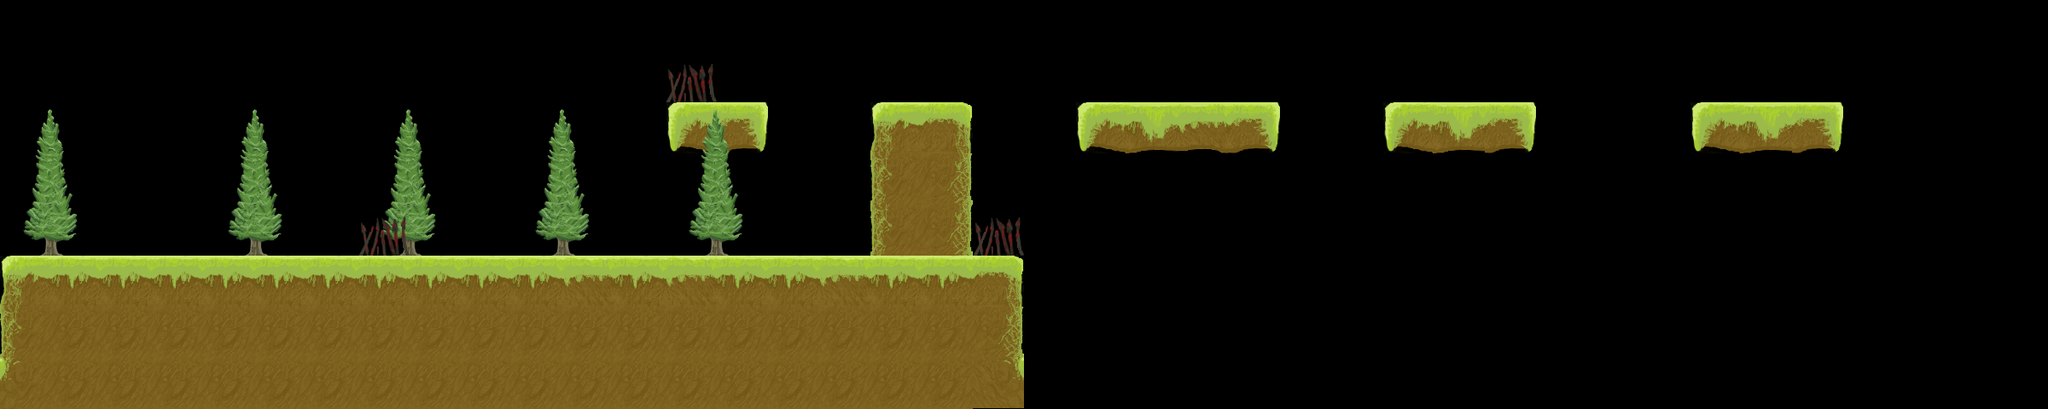

The image is a tile-based game level rendered from a .tmx file. Its description and source (layers, tilesets, objects; grid data summarised) follow:
An orthogonal 40x8 tile map with 60x60 px tiles, 2 tile layers (Block, Tree) and 5 objects.

<map version="1.0" orientation="orthogonal" renderorder="right-down" width="40" height="8" tilewidth="60" tileheight="60" nextobjectid="177">
 <tileset firstgid="1" name="TileSer" tilewidth="60" tileheight="60" tilecount="49" columns="7">
  <image source="Tiles.png" width="420" height="420" />
  <tile id="2">
   <properties>
    <property name="blocked" value="" />
   </properties>
  </tile>
  <tile id="3">
   <properties>
    <property name="blocked" value="" />
   </properties>
  </tile>
  <tile id="4">
   <properties>
    <property name="blocked" value="" />
   </properties>
  </tile>
  <tile id="5">
   <properties>
    <property name="blocked" value="" />
   </properties>
  </tile>
  <tile id="9">
   <properties>
    <property name="blocked" value="" />
   </properties>
  </tile>
  <tile id="10">
   <properties>
    <property name="blocked" value="" />
   </properties>
  </tile>
  <tile id="11">
   <properties>
    <property name="blocked" value="" />
   </properties>
  </tile>
  <tile id="12">
   <properties>
    <property name="blocked" value="" />
   </properties>
  </tile>
  <tile id="16">
   <properties>
    <property name="blocked" value="" />
   </properties>
  </tile>
  <tile id="19">
   <properties>
    <property name="blocked" value="" />
   </properties>
  </tile>
  <tile id="42">
   <properties>
    <property name="blocked" value="" />
   </properties>
  </tile>
  <tile id="43">
   <properties>
    <property name="blocked" value="" />
   </properties>
  </tile>
  <tile id="44">
   <properties>
    <property name="blocked" value="" />
   </properties>
  </tile>
  <tile id="45">
   <properties>
    <property name="blocked" value="" />
   </properties>
  </tile>
 </tileset>
 <layer name="Block" width="40" height="8">
  <data>[320 cells, 98 non-empty, 20 distinct tile ids]</data>
 </layer>
 <objectgroup name="objects" offsetx="0" offsety="60">
  <object id="172" x="2100" y="60" width="60" height="60">
   <properties>
    <property name="portal" value="" />
   </properties>
  </object>
  <object id="173" x="60" y="240" width="60" height="60">
   <properties>
    <property name="player" value="" />
   </properties>
  </object>
  <object id="174" x="420" y="240" width="60" height="60">
   <properties>
    <property name="spike" value="" />
   </properties>
  </object>
  <object id="175" x="780" y="60" width="60" height="60">
   <properties>
    <property name="spike" value="" />
   </properties>
  </object>
  <object id="176" x="1140" y="240" width="60" height="60">
   <properties>
    <property name="spike" value="" />
   </properties>
  </object>
 </objectgroup>
 <layer name="Tree" width="40" height="8">
  <data>[320 cells, 15 non-empty, 7 distinct tile ids]</data>
 </layer>
</map>